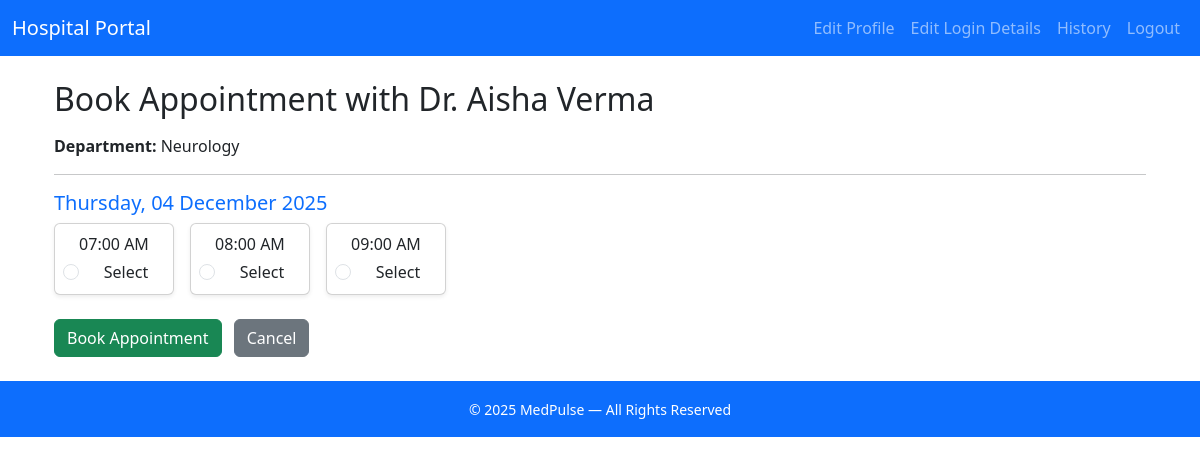
Screenshot of /patient/book/3 (signed in) with the database file from the repository.
### controller/models.py (models this page shows)
class Doctor(db.Model):
    __tablename__='doctor'
    doctor_id=db.Column(db.Integer,primary_key=True,autoincrement=True)
    user_id = db.Column(db.Integer, db.ForeignKey('user.user_id'), nullable=False)
    department_id = db.Column(db.Integer, db.ForeignKey('department.department_id'), nullable=False)
    name=db.Column(db.String(50), nullable=False)
    experience=db.Column(db.Integer, nullable=False)
    about=db.Column(db.Text, nullable=False)
    user = db.relationship('User', uselist=False)
    department = db.relationship('Department', back_populates='doctors',uselist=False)
    availabilities = db.relationship('DoctorAvailability', back_populates='doctor',uselist=True)
    appointments = db.relationship('Appointment', back_populates='doctor',uselist=True)

class Department(db.Model):
    __tablename__='department'
    department_id=db.Column(db.Integer,primary_key=True,autoincrement=True)
    name=db.Column(db.String(50), nullable=False,unique=True)
    description=db.Column(db.Text, nullable=False)
    doctors = db.relationship('Doctor', back_populates='department',uselist=True)

class DoctorAvailability(db.Model):
    __tablename__ = "doctor_availability"
    id = db.Column(db.Integer, primary_key=True)
    doctor_id = db.Column(db.Integer,db.ForeignKey("doctor.doctor_id"),nullable=False)
    date = db.Column(db.Date, nullable=False)
    slot_id = db.Column(db.Integer,db.ForeignKey("timeslots.slot_id"),nullable=False)
    booked = db.Column(db.Boolean, default=True)
    doctor = db.relationship("Doctor", back_populates="availabilities", uselist=False)
    time_slot = db.relationship("TimeSlot", uselist=False)

class TimeSlot(db.Model):
    __tablename__ = "timeslots"
    slot_id = db.Column(db.Integer, primary_key=True, autoincrement=True)
    slot_start = db.Column(db.Time, nullable=False)

### controller/patient_routes.py (the view, shortened to what this page needs)
@patient.route("/book/<int:doctor_id>", methods=["GET", "POST"])
@login_required
def patient_book_appointment(doctor_id):
    if current_user.role.role != "Patient":
        flash("You are not authorized to view this page.", "danger")
        return redirect(url_for("main.dashboard"))
    patient = Patient.query.filter_by(user_id=current_user.user_id).first()
    doctor = Doctor.query.join(Doctor.user).filter(User.blacklisted==False,Doctor.doctor_id==doctor_id).first()
    if not doctor:
        flash("Doctor not found!", "danger")
        return redirect(url_for('patient.patient_dashboard'))
    now = datetime.now()
    if request.method == "GET":
        availabilities = (
            DoctorAvailability.query
            .filter_by(doctor_id=doctor_id, booked=False)
            .join(TimeSlot)
            .filter((DoctorAvailability.date > now.date()) | ((DoctorAvailability.date == now.date()) & (TimeSlot.slot_start > now.time())))
            .order_by(DoctorAvailability.date, TimeSlot.slot_start).all())
        return render_template(
            "Patient/patient_book.html",
            doctor=doctor,
            availabilities=availabilities
        )

### app.py (called while the page is built)
@app.before_request
def force_logout_blacklisted():
    if current_user.is_authenticated and current_user.blacklisted:
        logout_user()
        flash("Your account has been disabled.", "danger")
        return redirect(url_for('main.home'))

@app.context_processor
def inject_current_year():
    return {"current_year": datetime.now().year}

### controller/routes.py (called while the page is built)
@login_manager.user_loader
def load_user(user_id):
    return User.query.get(int(user_id))

### templates/Patient/patient_book.html (shortened to what this page needs)
{% extends "Patient/base.html" %}
{% block content %}
<div class="container mt-4">
  <h2 class="mb-3">Book Appointment with Dr. {{ doctor.name }}</h2>
  <p><strong>Department:</strong> {{ doctor.department.name }}</p>
  <hr>
  {% if availabilities %}
    <form method="POST" action="{{ url_for('patient.patient_book_appointment', doctor_id=doctor.doctor_id) }}">
      {% set slots_by_date = {} %}
      {% for slot in availabilities %}
        {% if not slot.booked %}
          {% set _ = slots_by_date.setdefault(slot.date, []).append(slot) %}
        {% endif %}
      {% endfor %}
      {% for date, slots in slots_by_date.items() %}
        <div class="mb-4">
          <h5 class="text-primary">{{ date.strftime('%A, %d %B %Y') }}</h5>
          <div class="d-flex flex-wrap gap-3">
            {% for slot in slots %}
              <div class="card text-center shadow-sm" style="width: 120px;">
                <div class="card-body p-2">
                  <p class="mb-1">{{ slot.time_slot.slot_start.strftime('%I:%M %p') }}</p>
                  <div class="form-check">
                    <input class="form-check-input"
                           type="radio"
                           name="availability_id"
                           id="slot{{ slot.id }}"
                           value="{{ slot.id }}"
                           required>
                    <label class="form-check-label" for="slot{{ slot.id }}">
                      Select
                    </label>
                  </div>
                </div>
              </div>
            {% endfor %}
          </div>
        </div>
      {% endfor %}
      <div class="mt-4">
        <button type="submit" class="btn btn-success">Book Appointment</button>
        <a href="{{ url_for('patient.patient_dashboard') }}" class="btn btn-secondary ms-2">Cancel</a>
      </div>
    </form>
  {% else %}
    <div class="alert alert-info mt-4">
      No available slots for this doctor in the next few days.
    </div>
    <a href="{{ url_for('patient.patient_dashboard') }}" class="btn btn-secondary mt-2">Back to Dashboard</a>
  {% endif %}
</div>
{% endblock %}

### rows the page displays
Doctor: name "Aisha Verma"
Department: department.name "Neurology"
DoctorAvailability: strftime "Thursday, 04 December 2025", time_slot.slot_start "07:00 AM"
DoctorAvailability: time_slot.slot_start "08:00 AM"
DoctorAvailability: time_slot.slot_start "09:00 AM"
